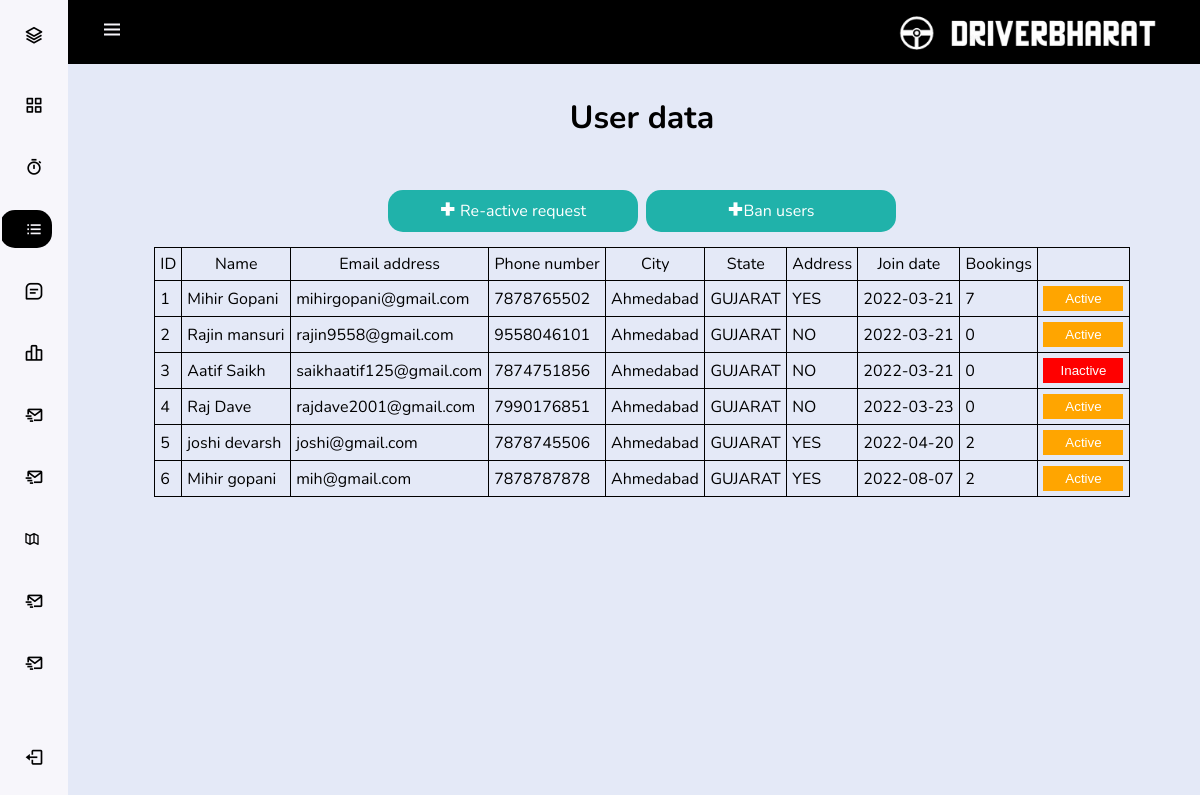
Page /dashbord/user.php on the committed database.
### tables this page shows
CREATE TABLE `user_db` (
  `u_id` int(10) NOT NULL,
  `u_fn` varchar(15) NOT NULL,
  `u_ln` varchar(15) NOT NULL,
  `u_mail` varchar(30) NOT NULL,
  `u_contact` varchar(10) NOT NULL,
  `u_pass` varchar(255) NOT NULL,
  `u_gender` varchar(10) DEFAULT NULL,
  `u_add` text DEFAULT NULL,
  `u_city` varchar(30) DEFAULT NULL,
  `u_state` varchar(30) DEFAULT NULL,
  `join_date` date DEFAULT NULL,
  `u_role` int(2) NOT NULL DEFAULT 1,
  `pic` varchar(255) DEFAULT NULL
);

CREATE TABLE `all_cities` (
  `c_id` int(11) NOT NULL,
  `city_name` text DEFAULT NULL,
  `city_code` text DEFAULT NULL,
  `state_code` text DEFAULT NULL,
  `role` int(2) NOT NULL
);

CREATE TABLE `state_list` (
  `id` int(10) UNSIGNED NOT NULL,
  `state` varchar(50) NOT NULL,
  `role` int(2) NOT NULL DEFAULT 1
);

### dashbord/user.php (the view, shortened to what this page needs)
<!DOCTYPE html>
<html>
<?php
include ("css/conn.php");
?>
<head>
    <link href='https://cdn.jsdelivr.net/npm/boxicons@2.0.5/css/boxicons.min.css' rel='stylesheet'>
    <link rel="stylesheet" href="css/style.css">
</head>
<body id="body-pd">
    <header class="header" id="header">
        <div class="header__toggle">
            <i class='bx bx-menu' id="header-toggle"></i>
        </div>
        <div class="header__img">
        <img src="../img/pnglogo.png">
        </div>
    </header>
    <div class="l-navbar" id="nav-bar">
        <nav class="nav">
            <div>
                <a href="#" class="nav__logo">
                    <i class='bx bx-layer nav__logo-icon'></i>
                </a>
                <div class="nav__list">
                    <a href="dashbord.php" class="nav__link">
                        <i class='bx bx-grid-alt nav__icon'></i>
                    </a>
                    <a href="admin.php" class="nav__link ">
                        <i class='bx bx-stopwatch nav__icon'></i>
                    </a>
                    <a href="user.php" class="nav__link active">
                        <i class='bx bx-list-ul nav__icon'></i>
                    </a>
                    <a href="driver.php" class="nav__link">
                        <i class='bx bx-message-square-detail nav__icon'></i>
                    </a>
                    <a href="bookings.php" class="nav__link">
                        <i class='bx bx-bar-chart-alt-2 nav__icon'></i>
                    </a>
                    <a href="feedback.php" class="nav__link">
                        <i class='bx bx-mail-send nav__icon'></i>
                    </a>
                    <a href="complaint.php" class="nav__link">
                        <i class='bx bx-mail-send nav__icon'></i>
                    </a>
                    <a href="state.php" class="nav__link">
                        <i class='bx bx-map-alt'></i>
                    </a>
                    <a href="payments.php" class="nav__link">
                        <i class='bx bx-mail-send nav__icon'></i>
                    </a>
                    <a href="reports.php" class="nav__link">
                        <i class='bx bx-mail-send nav__icon'></i>
                    </a>
                </div>
            </div>
            <a href="logout.php" class="nav__link">
                <i class='bx bx-log-out nav__icon'></i>
            </a>
        </nav>
    </div>
    <h1>User data</h1>
    <div class="insertbtn">
        <a href="user/reactive.php"> <i class='bx bx-plus-medical'></i> Re-active request</a>
        <a href="user/u-ban.php"> <i class='bx bx-plus-medical'></i>Ban users</a>
    </div>
    <table id="table">
            <thead>
                <tr>
                    <td>ID</td>
                    <td>Name</td>
                    <td>Email address</td>
                    <td>Phone number</td>
                    <td>City</td>
                    <td>State</td>
                    <td>Address</td>
                    <td>Join date</td>
                    <td>Bookings</td>
                </tr>
            </thead>
            <tbody>
                <?php
                $query = " SELECT * FROM user_db";
                $query_run = mysqli_query($conn, $query);
                while ($row = mysqli_fetch_array($query_run) ){
                        ?>
                            <tr>
                                <td><?= $row['u_id']; ?></td>
                                <td><?= $row['u_fn'].' '.$row['u_ln']; ?></td>
                                <td><?= $row['u_mail']; ?></td>
                                <td><?= $row['u_contact']; ?></td>
                                <td>
                                    <?php
                                        $city=  $row['u_city'];
                                        $cityquery = "SELECT * FROM all_cities WHERE city_code = $city";
                                        $run = mysqli_query($conn , $cityquery);
                                        $fatch = mysqli_fetch_array($run);
                                        $city_name = $fatch['city_name'];
                                        echo $city_name;
                                    ?>
                                </td>
                                <td>
                                    <?php
                                    $state=  $row['u_state'];
                                    $statequery = "SELECT * FROM state_list WHERE id = $state";
                                    $staterun = mysqli_query($conn , $statequery);
                                    $statefatch = mysqli_fetch_array($staterun);
                                    $state_name = $statefatch['state'];
                                    echo $state_name;
                                    ?>
                                </td>
                                <td>
                                    <?php
                                    $adddress = $row['u_add'];
                                    if ($adddress != '') {
                                        ?>
                                        YES
                                        <?php
                                    } else {
                                        ?>
                                        NO
                                        <?php
                                    }
                                    ?>
                                </td>
                                <td>
                                    <?= $row['join_date']; ?>
                                </td>
                                <td>
                                    <?php
                                    $uid = $row['u_id'];
                                    $booking = "SELECT * FROM booking_db WHERE u_id = $uid";
                                    $bookingrun = mysqli_query($conn , $booking);
                                    $totalbooking = mysqli_num_rows($bookingrun);
                                    echo $totalbooking;
                                    ?>
                                </td>
                                <td>
                                <?php
                    if ($row['u_role'] == 1) { ?>
                        <button class="add">
                        <a href="deletupdate/userdelet.php?id=<?php echo $row['u_id'];?>">Active</a>
                        </button>
                    <?php } else { ?>
                        <button class="remove">
                        <a href="deletupdate/userdelet.php?id=<?php echo $row['u_id'];?>">Inactive</a>
                        </button>
                    <?php } ?>
                    </td>
                            </tr>
                        <?php
                    }
                    ?>
                </tbody>
            </table>
</body>
</html>

### rows in the picture
user_db: u_id "1", u_fn "Mihir", u_ln "Gopani", u_mail "mihirgopani@gmail.com", u_contact "7878765502", all_cities.city_name "Ahmedabad", state_list.state "GUJARAT", shows "YES", join_date "2022-03-21", totalbooking "7"
user_db: u_id "2", u_fn "Rajin", u_ln "mansuri", u_mail "rajin9558@gmail.com", u_contact "9558046101", all_cities.city_name "Ahmedabad", state_list.state "GUJARAT", shows "NO", join_date "2022-03-21", totalbooking "0"
user_db: u_id "3", u_fn "Aatif", u_ln "Saikh", u_mail "saikhaatif125@gmail.com", u_contact "7874751856", all_cities.city_name "Ahmedabad", state_list.state "GUJARAT", shows "NO", join_date "2022-03-21", totalbooking "0"
user_db: u_id "4", u_fn "Raj", u_ln "Dave", u_mail "rajdave2001@gmail.com", u_contact "7990176851", all_cities.city_name "Ahmedabad", state_list.state "GUJARAT", shows "NO", join_date "2022-03-23", totalbooking "0"
user_db: u_id "5", u_fn "joshi", u_ln "devarsh", u_mail "joshi@gmail.com", u_contact "7878745506", all_cities.city_name "Ahmedabad", state_list.state "GUJARAT", shows "YES", join_date "2022-04-20", totalbooking "2"
user_db: u_id "6", u_fn "Mihir", u_ln "gopani", u_mail "mih@gmail.com", u_contact "7878787878", all_cities.city_name "Ahmedabad", state_list.state "GUJARAT", u_add "YES", join_date "2022-08-07", totalbooking "2"
